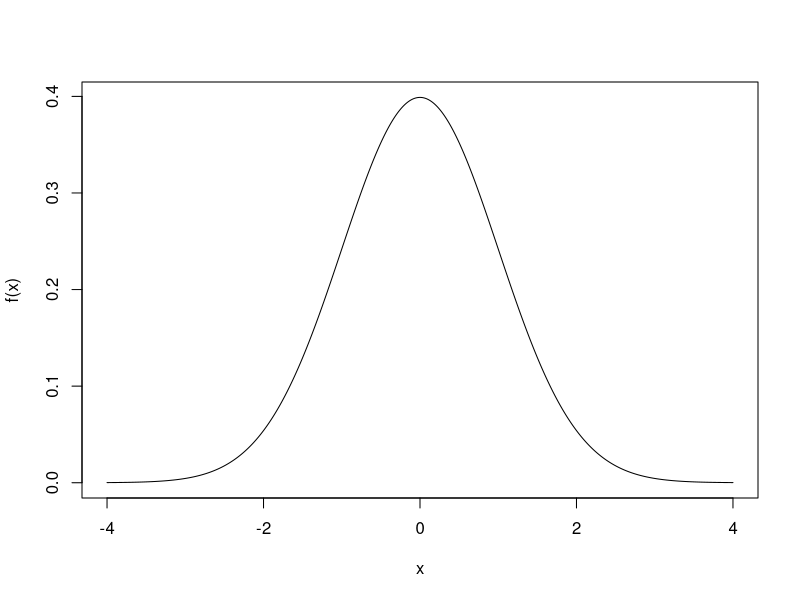

This chart was generated by the following R code:
## ---- chunk 1
knitr::opts_chunk$set(echo = TRUE)
## ---- chunk 2

norm_density <- function(x, mu, sigma){
  
  d = 1/(sqrt(2*pi)*sigma)*exp(-(x-mu)^2/(2*sigma^2))
  
  return(d)
}

# Check: does it produce same value as dnorm?

# f(1) for X~N(0,1^2)
norm_density(x=1,mu=0,sigma=1)
dnorm(1,mean = 0,sd = 1)

# f(5) for X~N(3,5^2)
norm_density(x=5,mu=3,sigma=5)
dnorm(5,mean = 3, sd = 5)

## ---- chunk 3

x = seq(-4,4,.01)
fx = norm_density(x,mu=0,sigma=1)
plot(x,fx, type = 'l', xlab = 'x', ylab = 'f(x)')

